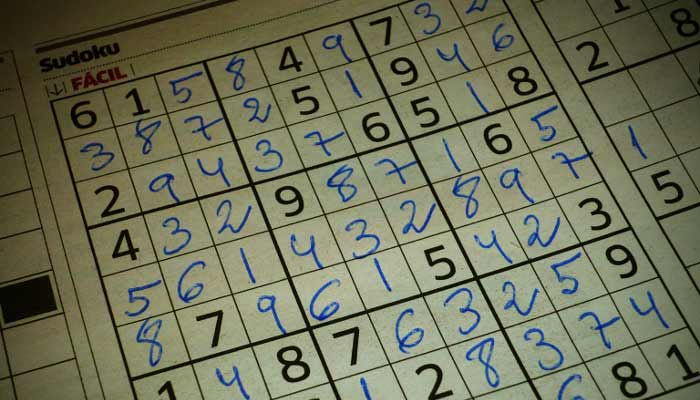
#> input picture grid_process/images/sudoku2.jpg, 700 x 400 px, found by its file name
$ python test.py   (older library calls are emulated)
#> lines starting #> are read from the running program, lines starting #| are printed output that depends on the picture; after the words box and inside, x2 and y2 are one past the last pixel; in counts of white or black regions, pixels touching at a corner belong together
### grid_process/gridProcess.py
# /usr/bin/python
# gridProcess.py v2
#
# Il programma permette di estrarre dei numeri da una griglia presente in un'immagine.
#
# In base a come sono scritte le cifre, se a mano o al computer, bisogna fornire
# un'immagine di training adatta, altrimenti il programma potrebbe non dare i risultati attesi.
# E' stato tolto da questa versione del programma il metodo1 che trovava le
# celle in modo diverso. Manca quindi un metodo per trovare le celle che non
# sono state trovate da questo secondo metodo.
#
# Il programma puo' essere eseguito da linea di comando come segue:
# python gridProcess.py [-h] [-o [OUTPUT_DIR]] [-t [TRAIN_IMG]] [--show_all [SHOW_ALL]] [img]
# o da un altro programma importando il file e richiamando la funzione getNumbers(_img_).


import cv2
import numpy as np
from numpy.linalg import norm
import math, logging, time

# global variables: show_all, interactive_mode, _output, _train_img, _grid, _pointsImage, _cells
show_all = False
interactive_mode = False

logging.basicConfig(filename='grid_process_log', level=logging.DEBUG)

#---------------------------------function--------------------------------------
''' assumiamo per semplicita' che la griglia di gioco sia l'oggetto con area
    maggiore ed isoliamo tale oggetto '''
def findGrid(thresh):
    kernel = np.array([[0,1,0],[1,1,1],[0,1,0]], dtype=np.uint8)
    dilate = cv2.dilate(thresh,kernel)

    height, width = dilate.shape[:2]
    mask = np.zeros((height+2, width+2), np.uint8)

    max_area = -1
    # trovo l'oggetto con area maggiore
    for i in range(max(height, width)):
        r = i%height
        c = i%width
        # diagonale discendente
        if dilate[r, c] == 255:
            area, rect = cv2.floodFill(dilate, mask, (c,r), 64)
            if area > max_area:
                max_area = area
                max_area_point = (c,r)

        c = width-1-c
        # diagonale ascendente
        if dilate[r, c] == 255:
            area, rect = cv2.floodFill(dilate, mask, (c,r), 64)
            if area > max_area:
                max_area = area
                max_area_point = (c,r)

    mask = np.zeros((height+2, width+2), np.uint8)
    area, rect = cv2.floodFill(dilate, mask, max_area_point, 255)

    for r in range(height):
        for c in range(width):
            # elimino cio' che non e' l'oggetto piu' grande
            if dilate[r, c] == 64:
                cv2.floodFill(dilate, mask, (c,r), 0)
            elif dilate[r, c] == 255:
                if max_area_point[0] == c and max_area_point[1] == r:
                    continue
                cv2.floodFill(dilate, mask, (c,r), 0)

    grid = cv2.erode(dilate, kernel)

    # trovo i contorni e prendo quello maggiore, quello esterno della griglia
    contours, hierarchy = cv2.findContours(grid.copy(),cv2.RETR_TREE,cv2.CHAIN_APPROX_NONE)
    cnt_max = max(contours, key=cv2.contourArea)
    rect = cv2.minAreaRect(cnt_max) # (centrox, centroy), (w,h), angolo
    box = cv2.cv.BoxPoints(rect) # ottengo vertici rettangolo
    kernelTransform = np.int0(box)

    # creo una maschera per isolare dall'immagine originale solo la griglia
    # disegno il contorno esterno della griglia e lo riempio, poi procedo con un
    # and bit-a-bit sul threshold dell'immagine originale
    height, width = thresh.shape[:2]
    gridMask = np.zeros((height, width), np.uint8)
    cv2.drawContours(gridMask, cnt_max, -1, 255, thickness=cv2.cv.CV_FILLED) # CV_FILLED non funziona
    mask = np.zeros((height+2, width+2), np.uint8)

    tl, tr, br, bl = order_points(kernelTransform)
    cv2.floodFill(gridMask, mask, (int(br[0]+tl[0])/2, int(br[1]+tl[1])/2), 255)
    threshROI = cv2.bitwise_and(thresh, gridMask)

    return threshROI, kernelTransform, cnt_max

#---------------------------------function--------------------------------------
''' applica una trasformazione all'immagine per "raddrizzare" la griglia:
    se la griglia si trova completamente nell'immagine applica una trasformazione
    attraverso il punti estremi del contorno; altrimenti la applica secondo i
    vertici del rettangolo che contiene la griglia '''
# [12 lines left out: function adaptGrid, not called in this run]

#---------------------------------function--------------------------------------
''' trova le linee orizzontali che piu' si addicono ad essere le linee delle
    righe '''
# [28 lines left out: function getRows, not called in this run]

#---------------------------------function--------------------------------------
''' trova le linee verticali che piu' si addicono ad essere le linee delle
    colonne '''
# [92 lines left out: function getCols, not called in this run]

#---------------------------------function--------------------------------------
''' calcola la distanza tra 2 segmenti, attraverso la perpendicolare per il
    punto medio del primo segmento '''
# [17 lines left out: function calcDist, not called in this run]

#---------------------------------function--------------------------------------
''' calcola il punto medio dei punti di intersezione tra riga e colonna '''
# [14 lines left out: function getIntersectionPoint, not called in this run]

#---------------------------------function--------------------------------------
''' trova i punti di intersezione tra righe e colonne '''
def findPoints(image):
    blur = cv2.GaussianBlur(image,(9,9),0)
    thresh = cv2.adaptiveThreshold(blur,255,cv2.ADAPTIVE_THRESH_MEAN_C, cv2.THRESH_BINARY_INV,7,2)
    if show_all: cv2.imshow('threshold', thresh)

    global _grid
    _grid, kernelTransform, cnt_max = findGrid(thresh)

    gridTransformed, kernelTransform = adaptGrid(_grid, kernelTransform, cnt_max)
    if show_all: cv2.imshow('gridTransformed', gridTransformed)

    rows = getRows(gridTransformed)
    cols = getCols(gridTransformed)

    height, width = gridTransformed.shape[:2]
    points = [[None for __ in range(len(cols))] for _ in range(len(rows))]
    canvas = np.zeros((height, width), np.uint8)

    for i_r, cnt_r in enumerate(rows):
        row_canvas = canvas.copy()
        cv2.drawContours(row_canvas, cnt_r, -1, 255, thickness=1)

        for i_c, cnt_c in enumerate(cols):
            col_canvas = canvas.copy()
            cv2.drawContours(col_canvas, cnt_c, -1, 255, thickness=1)

            # and bit-a-bit tra il contorno della riga e quello della colonna
            # dara' fino a 4 punti di intersezione dato che il contorno e' vuoto
            # (non sono riuscito a riempirlo con la funzione ufficiale)
            intersections = cv2.bitwise_and(row_canvas, col_canvas)

            # ottengo il centro dei punti di intersezione, che potrebbe non
            # esserci se l'intersezione riga-colonna non avviene
            # (per esempio quando manca parte dell'immagine)
            point = getIntersectionPoint(intersections)

            if point is None:
                logging.warning("point (%d, %d) not found"%(i_r, i_c))
            points[i_r][i_c] = point

    # crea l'immagine con tutti i punti di intersezione
    pp_canvas = canvas.copy()
    for row_points in points:
        for p in row_points:
            if p is not None: cv2.circle(pp_canvas, p,   0, 255, -1)

    if interactive_mode: cv2.imshow("points", pp_canvas)

    return points, pp_canvas, kernelTransform

#---------------------------------function--------------------------------------
''' trova gli "estremi" di un insieme di punti, gli restituisce poi secondo
    l'ordine: top-left(tl), top-right(tr), bottom-right(br), bottom-left(bl) '''
# [18 lines left out: function order_points, not called in this run]

#---------------------------------function--------------------------------------
''' dati almeno 4 punti, trova gli estremi e "raddrizza" l'immagine in base ad essi '''
# [24 lines left out: function four_point_transform, not called in this run]

#---------------------------------function--------------------------------------
''' dati i vertici delle singole celle, estrae dall'immagine ogni cella e la
    "raddrizza" '''
# [19 lines left out: function extractCells, not called in this run]

#---------------------------------function--------------------------------------
''' "raddrizza" l'immagine '''
# [32 lines left out: functions deskew, preprocess_hog, not called in this run]

#---------------------------------function--------------------------------------
''' elimina il bordo esterno, riduce la cella ad una dimensione che combaci con
    la dimensione delle cifre del training, elimina le celle vuote '''
# [29 lines left out: function filterCells, not called in this run]

#---------------------------------function--------------------------------------
''' applica i methodi SVM e KN sulle celle non vuote, per trovare quale
    cifra e' presente in ogni cella '''
# [37 lines left out: function extractNumbers, not called in this run]

#---------------------------------function--------------------------------------
''' crea e mostra un'immagine contenente le cifre trovate, posizionate secondo
    la loro posizione nell'immagine di origine '''
# [16 lines left out: function drawDigits, not called in this run]

#---------------------------------function--------------------------------------
''' avvia l'algoritmo per trovare i numeri posizionati all'interno di una griglia '''
def getNumbers(img_path):
#> called with img_path = '../images/sudoku2.jpg'
    logging.info("------------------------------------------------------------")
    logging.info("programm starts at %s"%time.strftime("%c"))
    logging.info("interactive_mode: %s, show_all: %s"%(interactive_mode, show_all))
    logging.info("source img '%s'"%img_path)

    try:
        image = cv2.imread(img_path, 0)
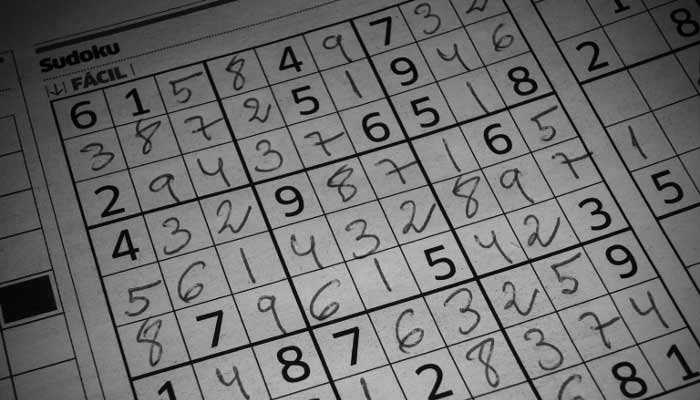
#> image: shape (400, 700); min 0, max 206, mean 109.8
        if interactive_mode: cv2.imshow("source image", image)

        global _pointsImage
        points, _pointsImage, kernelTransform = findPoints(image)
#> in findPoints, `blur = cv2.GaussianBlur(image,(9,9),0)`:
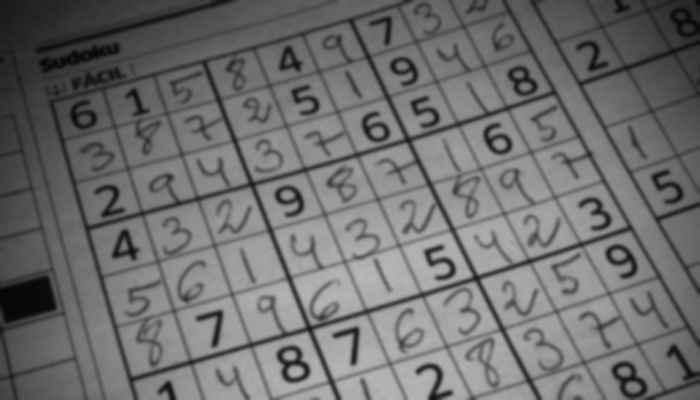
#> blur: shape (400, 700); min 7, max 183, mean 109.8
#> in findPoints, `thresh = cv2.adaptiveThreshold(blur,255,cv2.ADAPTIVE_THRESH_MEAN_C, cv..`:
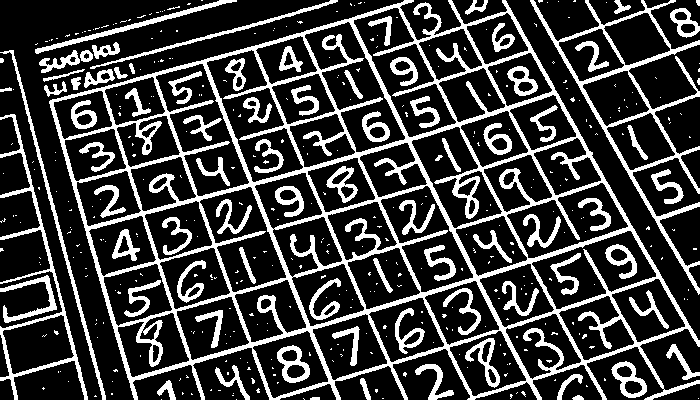
#> thresh: shape (400, 700); 24.2% white; 429 white regions (348 under 20 px), largest, box (x1, y1, x2, y2) and area: (49, 0, 700, 400) 34874, (530, 0, 700, 295) 4252, (0, 114, 88, 400) 2286
#> in findGrid, `dilate = cv2.dilate(thresh,kernel)`:
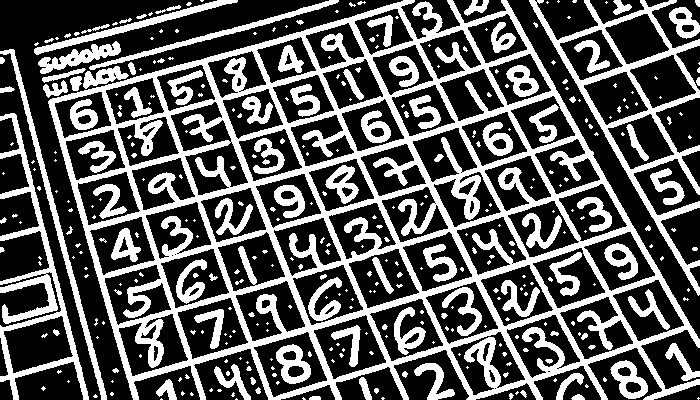
#> dilate: shape (400, 700); 35.8% white; 369 white regions (253 under 20 px), largest, box (x1, y1, x2, y2) and area: (48, 0, 700, 400) 55306, (529, 0, 700, 296) 6211, (0, 113, 89, 400) 4452
#> after the loop in findGrid, `for i in range(max(height, width)):`: dilate: shape (400, 700); 0.01% of pixels changed, all inside (x1, y1, x2, y2) = (695, 0, 700, 7)
#> after the loop in findGrid, `for i in range(max(height, width)):`: max_area = -1
        logging.debug("intersection points:\n"+str(points))

        global _cells
        _cells = extractCells(points, image, kernelTransform)
        nn_svm, nn_kn, goodCells = extractNumbers(_cells, _train_img)

        logging.debug("Numbers calculated with SVM:\n"+str(nn_svm))
        logging.debug("Numbers calculated with KN:\n"+str(nn_kn))

        if interactive_mode: drawDigits(nn_svm, nn_kn, goodCells)

    except Exception, e:
        import sys
        logging.critical(str(e))
#> (the run stopped early here; a loop or call above may not have finished)

$ run again, with grid_process/images/sudoku11.jpg copied over grid_process/images/sudoku2.jpg
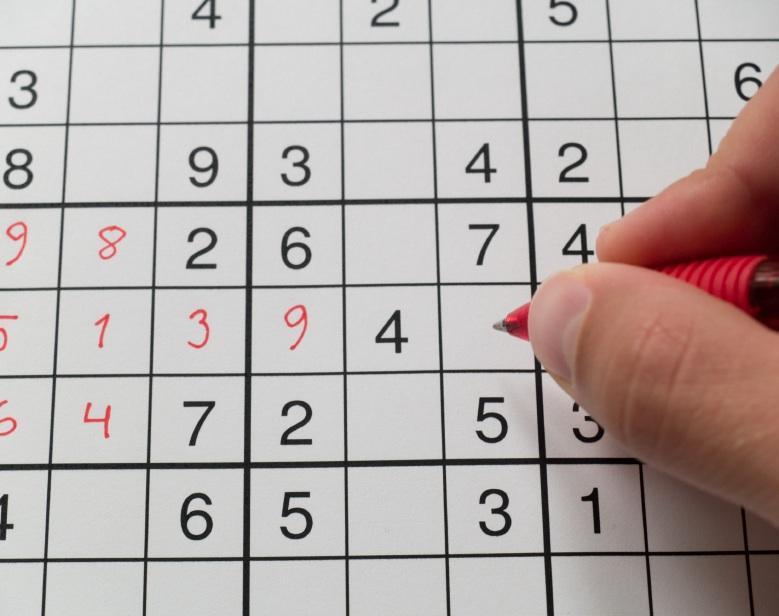
#> input picture grid_process/images/sudoku11.jpg, 779 x 616 px, found by its file name
#> in findPoints, `thresh = cv2.adaptiveThreshold(blur,255,cv2.ADAPTIVE_THRESH_MEAN_C, cv..`:
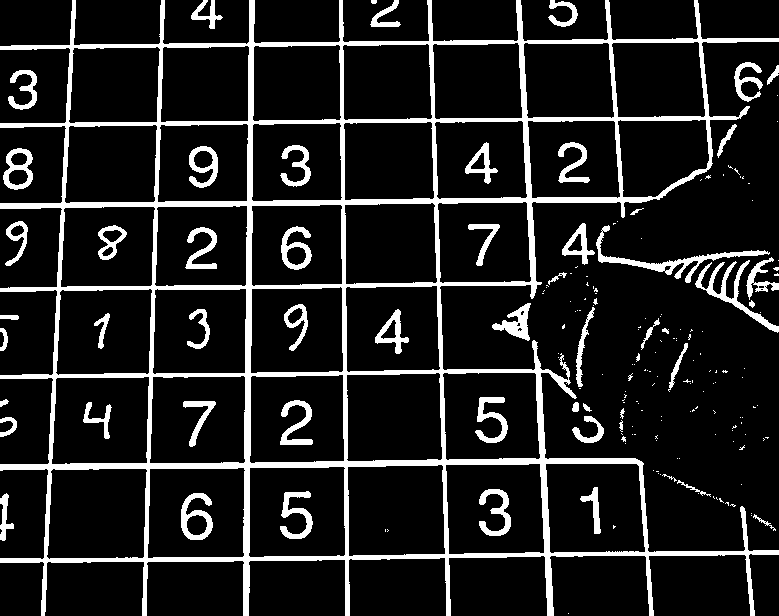
#> thresh: shape (616, 779); 12.9% white; 186 white regions (129 under 20 px), largest, box (x1, y1, x2, y2) and area: (0, 0, 779, 616) 42620, (596, 225, 770, 283) 1270, (695, 260, 779, 333) 1038
#> after the loop in findGrid, `for i in range(max(height, width)):`:
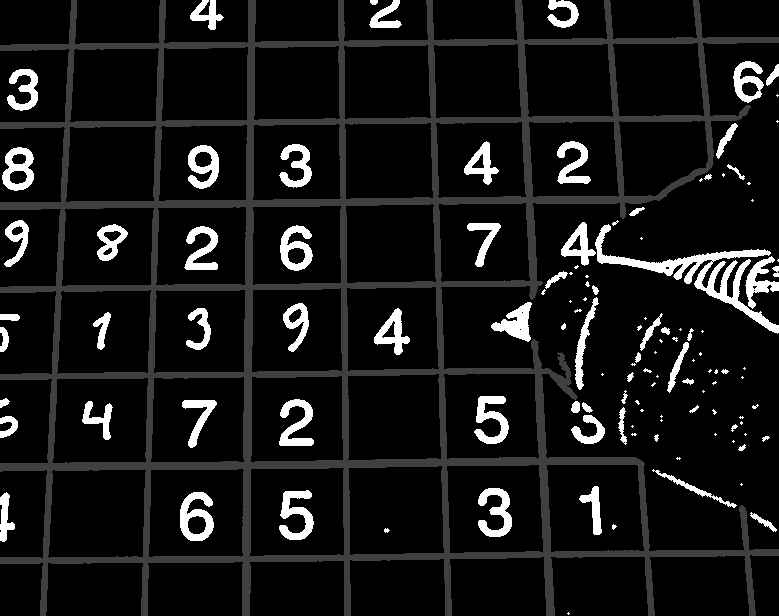
#> dilate: shape (616, 779); min 0, max 255, mean 22.8
#> after the loop in findGrid, `for i in range(max(height, width)):`: max_area = -1

$ run again, with grid_process/images/sudoku12.jpg copied over grid_process/images/sudoku2.jpg
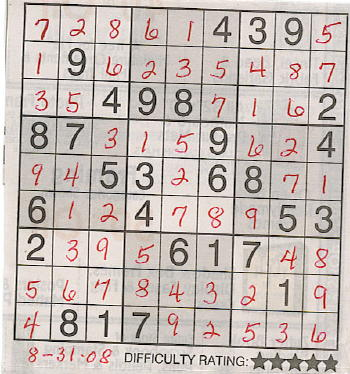
#> input picture grid_process/images/sudoku12.jpg, 350 x 374 px, found by its file name
#> in findPoints, `thresh = cv2.adaptiveThreshold(blur,255,cv2.ADAPTIVE_THRESH_MEAN_C, cv..`:
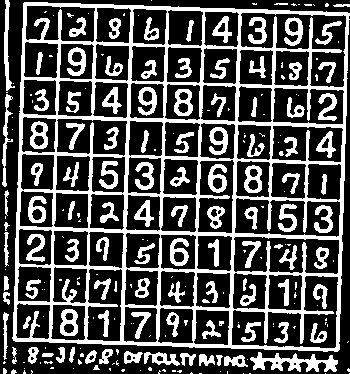
#> thresh: shape (374, 350); 31.7% white; 235 white regions (123 under 20 px), largest, box (x1, y1, x2, y2) and area: (12, 2, 350, 352) 22637, (250, 352, 338, 372) 826, (4, 0, 15, 91) 374
#> in findGrid, `dilate = cv2.dilate(thresh,kernel)`:
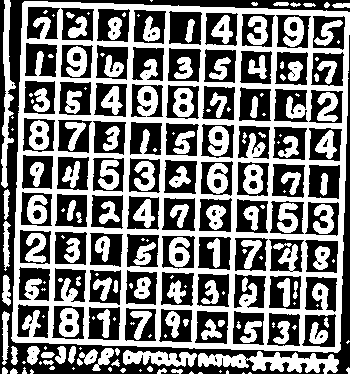
#> dilate: shape (374, 350); 48.6% white; 184 white regions (68 under 20 px), largest, box (x1, y1, x2, y2) and area: (11, 1, 350, 353) 37132, (198, 351, 339, 374) 1664, (1, 0, 16, 188) 1119
#> after the loop in findGrid, `for i in range(max(height, width)):`: max_area = -1
